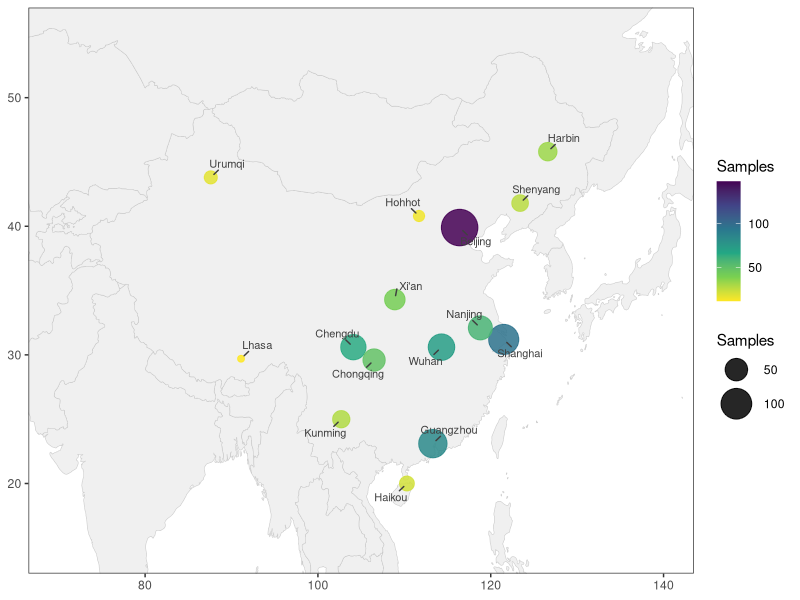
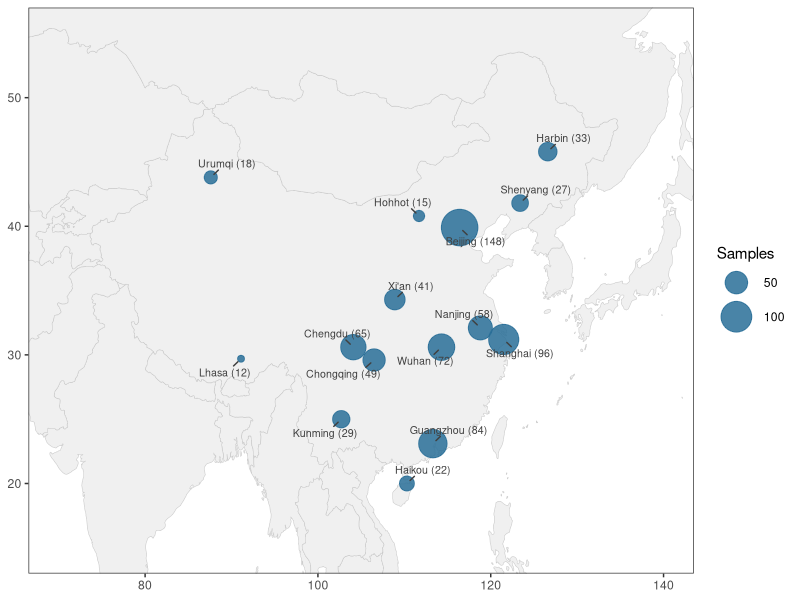
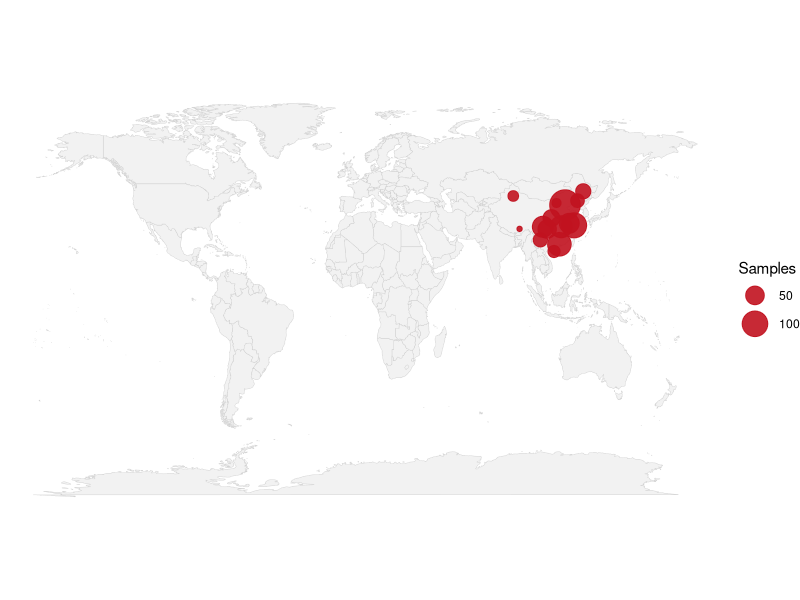

These charts were generated, in order, by the following R code:
## ---- chunk 1
# Installing necessary packages
if (!requireNamespace("tidyverse", quietly = TRUE)) {
  install.packages("tidyverse")
}
if (!requireNamespace("ggrepel", quietly = TRUE)) {
  install.packages("ggrepel")
}
if (!requireNamespace("maps", quietly = TRUE)) {
  install.packages("maps")
}

# Load packages
library(tidyverse)
library(ggrepel)
## ---- chunk 2
world_map <- ggplot2::map_data("world")

sampling_sites <- tribble(
  ~site,       ~lon,   ~lat,   ~n,
  "Beijing",   116.4,  39.9,   148,
  "Shanghai",  121.5,  31.2,    96,
  "Guangzhou", 113.3,  23.1,    84,
  "Wuhan",     114.3,  30.6,    72,
  "Chengdu",   104.1,  30.6,    65,
  "Xi'an",     108.9,  34.3,    41,
  "Harbin",    126.6,  45.8,    33,
  "Kunming",   102.7,  25.0,    29,
  "Lhasa",      91.1,  29.7,    12,
  "Urumqi",     87.6,  43.8,    18,
  "Shenyang",  123.4,  41.8,    27,
  "Nanjing",   118.8,  32.1,    58,
  "Chongqing", 106.5,  29.6,    49,
  "Hohhot",    111.7,  40.8,    15,
  "Haikou",    110.3,  20.0,    22)

head(sampling_sites, 3)
## ---- chunk 3
#| label: fig-1.1BasicSamplingMap
#| fig-cap: "基础采样地图"
#| out.width: "95%"
#| warning: false
#| message: false
#| fig-width: 9
#| fig-height: 6.5

ggplot() +
  geom_polygon(data = world_map, aes(long, lat, group = group),
               fill = "grey94", colour = "grey80", linewidth = .2) +
  geom_point(data = sampling_sites, aes(lon, lat, size = n, colour = n), alpha = .85) +
  geom_text_repel(data = sampling_sites, aes(lon, lat, label = site),
                  size = 2.8, colour = "grey25", min.segment.length = .2,
                  box.padding = .4, point.padding = .3) +
  scale_size_continuous(range = c(2, 12), name = "Samples") +
  scale_colour_viridis_c(option = "viridis", direction = -1, name = "Samples") +
  coord_cartesian(xlim = c(70, 140), ylim = c(15, 55)) +
  labs(x = NULL, y = NULL) +
  theme_bw(base_size = 11) +
  theme(panel.grid = element_blank())
## ---- chunk 4
#| label: fig-1.2LabelledSamplingMap
#| fig-cap: "计数写入标签的采样地图"
#| out.width: "95%"
#| warning: false
#| message: false
#| fig-width: 9
#| fig-height: 6.5

ggplot() +
  geom_polygon(data = world_map, aes(long, lat, group = group),
               fill = "grey94", colour = "grey80", linewidth = .2) +
  geom_point(data = sampling_sites, aes(lon, lat, size = n), colour = "#2a6f97", alpha = .85) +
  geom_text_repel(data = sampling_sites, aes(lon, lat, label = paste0(site, " (", n, ")")),
                  size = 2.7, colour = "grey25", min.segment.length = .2,
                  box.padding = .4, point.padding = .3) +
  scale_size_continuous(range = c(2, 12), name = "Samples") +
  coord_cartesian(xlim = c(70, 140), ylim = c(15, 55)) +
  labs(x = NULL, y = NULL) +
  theme_bw(base_size = 11) +
  theme(panel.grid = element_blank())
## ---- chunk 5
#| label: fig-1.3WorldSamplingMap
#| fig-cap: "世界视图的采样地图"
#| out.width: "95%"
#| warning: false
#| message: false
#| fig-width: 9
#| fig-height: 5.2

ggplot() +
  geom_polygon(data = world_map, aes(long, lat, group = group),
               fill = "grey95", colour = "grey82", linewidth = .15) +
  geom_point(data = sampling_sites, aes(lon, lat, size = n), colour = "#c1121f", alpha = .9) +
  scale_size_continuous(range = c(1.5, 10), name = "Samples") +
  coord_fixed(ratio = 1.3) +
  labs(x = NULL, y = NULL) +
  theme_void(base_size = 11)
